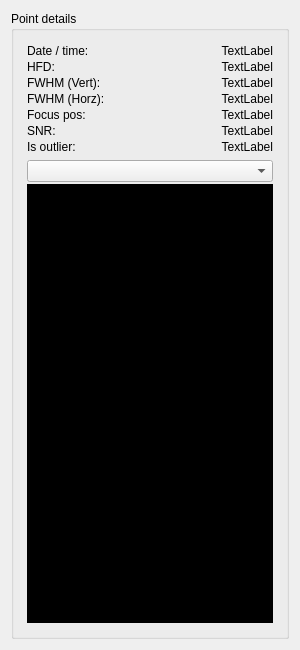
<?xml version="1.0" encoding="UTF-8"?>
<ui version="4.0">
    <class>FocusCurveRecorderPointDetailsPanel</class>
    <widget class="QWidget" name="FocusCurveRecorderPointDetailsPanel">
        <property name="geometry">
            <rect>
                <x>0</x>
                <y>0</y>
                <width>300</width>
                <height>650</height>
            </rect>
        </property>
        <property name="windowTitle">
            <string>Form</string>
        </property>
        <layout class="QGridLayout" name="gridLayout_2">
            <item row="0" column="0">
                <layout class="QGridLayout" name="gridLayout">
                    <item row="0" column="0">
                        <widget class="QGroupBox" name="groupBox">
                            <property name="title">
                                <string>Point details</string>
                            </property>
                            <layout class="QGridLayout" name="gridLayout_4">
                                <item row="0" column="0">
                                    <layout class="QGridLayout" name="gridLayout_3" rowstretch="0,1">
                                        <property name="leftMargin">
                                            <number>2</number>
                                        </property>
                                        <property name="topMargin">
                                            <number>2</number>
                                        </property>
                                        <property name="rightMargin">
                                            <number>2</number>
                                        </property>
                                        <property name="bottomMargin">
                                            <number>2</number>
                                        </property>
                                        <property name="spacing">
                                            <number>2</number>
                                        </property>
                                        <item row="0" column="0">
                                            <layout class="QGridLayout" name="gridLayout_5" columnstretch="0,1">
                                                <property name="leftMargin">
                                                    <number>2</number>
                                                </property>
                                                <property name="topMargin">
                                                    <number>2</number>
                                                </property>
                                                <property name="rightMargin">
                                                    <number>2</number>
                                                </property>
                                                <property name="bottomMargin">
                                                    <number>2</number>
                                                </property>
                                                <property name="spacing">
                                                    <number>2</number>
                                                </property>
                                                <item row="0" column="0">
                                                    <widget class="QLabel" name="label">
                                                        <property name="minimumSize">
                                                            <size>
                                                                <width>100</width>
                                                                <height>0</height>
                                                            </size>
                                                        </property>
                                                        <property name="text">
                                                            <string>Date / time:</string>
                                                        </property>
                                                    </widget>
                                                </item>
                                                <item row="4" column="0">
                                                    <widget class="QLabel" name="label_4">
                                                        <property name="text">
                                                            <string>Focus pos:</string>
                                                        </property>
                                                    </widget>
                                                </item>
                                                <item row="2" column="0">
                                                    <widget class="QLabel" name="label_3">
                                                        <property name="toolTip">
                                                            <string>Full Width Half Maximum</string>
                                                        </property>
                                                        <property name="text">
                                                            <string>FWHM (Vert):</string>
                                                        </property>
                                                    </widget>
                                                </item>
                                                <item row="1" column="0">
                                                    <widget class="QLabel" name="label_2">
                                                        <property name="toolTip">
                                                            <string>Half Flux Diameter</string>
                                                        </property>
                                                        <property name="text">
                                                            <string>HFD:</string>
                                                        </property>
                                                    </widget>
                                                </item>
                                                <item row="4" column="1">
                                                    <widget class="QLabel" name="lblFocusPos">
                                                        <property name="text">
                                                            <string>TextLabel</string>
                                                        </property>
                                                        <property name="alignment">
                                                            <set>Qt::AlignRight|Qt::AlignTrailing|Qt::AlignVCenter</set>
                                                        </property>
                                                    </widget>
                                                </item>
                                                <item row="5" column="1">
                                                    <widget class="QLabel" name="lblSnr">
                                                        <property name="text">
                                                            <string>TextLabel</string>
                                                        </property>
                                                        <property name="alignment">
                                                            <set>Qt::AlignRight|Qt::AlignTrailing|Qt::AlignVCenter</set>
                                                        </property>
                                                    </widget>
                                                </item>
                                                <item row="5" column="0">
                                                    <widget class="QLabel" name="label_5">
                                                        <property name="toolTip">
                                                            <string>Signal-to-noise ratio</string>
                                                        </property>
                                                        <property name="text">
                                                            <string>SNR:</string>
                                                        </property>
                                                    </widget>
                                                </item>
                                                <item row="6" column="0">
                                                    <widget class="QLabel" name="label_6">
                                                        <property name="text">
                                                            <string>Is outlier:</string>
                                                        </property>
                                                    </widget>
                                                </item>
                                                <item row="0" column="1">
                                                    <widget class="QLabel" name="lblDateTime">
                                                        <property name="text">
                                                            <string>TextLabel</string>
                                                        </property>
                                                        <property name="alignment">
                                                            <set>Qt::AlignRight|Qt::AlignTrailing|Qt::AlignVCenter</set>
                                                        </property>
                                                    </widget>
                                                </item>
                                                <item row="1" column="1">
                                                    <widget class="QLabel" name="lblHfd">
                                                        <property name="text">
                                                            <string>TextLabel</string>
                                                        </property>
                                                        <property name="alignment">
                                                            <set>Qt::AlignRight|Qt::AlignTrailing|Qt::AlignVCenter</set>
                                                        </property>
                                                    </widget>
                                                </item>
                                                <item row="6" column="1">
                                                    <widget class="QLabel" name="lblIsOutlier">
                                                        <property name="text">
                                                            <string>TextLabel</string>
                                                        </property>
                                                        <property name="alignment">
                                                            <set>Qt::AlignRight|Qt::AlignTrailing|Qt::AlignVCenter</set>
                                                        </property>
                                                    </widget>
                                                </item>
                                                <item row="2" column="1">
                                                    <widget class="QLabel" name="lblFwhmVert">
                                                        <property name="text">
                                                            <string>TextLabel</string>
                                                        </property>
                                                        <property name="alignment">
                                                            <set>Qt::AlignRight|Qt::AlignTrailing|Qt::AlignVCenter</set>
                                                        </property>
                                                    </widget>
                                                </item>
                                                <item row="3" column="0">
                                                    <widget class="QLabel" name="label_7">
                                                        <property name="text">
                                                            <string>FWHM (Horz):</string>
                                                        </property>
                                                    </widget>
                                                </item>
                                                <item row="3" column="1">
                                                    <widget class="QLabel" name="lblFwhmHorz">
                                                        <property name="text">
                                                            <string>TextLabel</string>
                                                        </property>
                                                        <property name="alignment">
                                                            <set>Qt::AlignRight|Qt::AlignTrailing|Qt::AlignVCenter</set>
                                                        </property>
                                                    </widget>
                                                </item>
                                            </layout>
                                        </item>
                                        <item row="1" column="0">
                                            <layout class="QGridLayout" name="gridLayout_6">
                                                <property name="leftMargin">
                                                    <number>2</number>
                                                </property>
                                                <property name="topMargin">
                                                    <number>2</number>
                                                </property>
                                                <property name="rightMargin">
                                                    <number>2</number>
                                                </property>
                                                <property name="bottomMargin">
                                                    <number>2</number>
                                                </property>
                                                <property name="spacing">
                                                    <number>2</number>
                                                </property>
                                                <item row="0" column="0">
                                                    <widget class="QComboBox" name="comboBox"/>
                                                </item>
                                                <item row="1" column="0">
                                                    <layout class="QGridLayout" name="gridLayout_7">
                                                        <property name="leftMargin">
                                                            <number>0</number>
                                                        </property>
                                                        <property name="topMargin">
                                                            <number>0</number>
                                                        </property>
                                                        <property name="rightMargin">
                                                            <number>0</number>
                                                        </property>
                                                        <property name="bottomMargin">
                                                            <number>0</number>
                                                        </property>
                                                        <property name="spacing">
                                                            <number>0</number>
                                                        </property>
                                                        <item row="0" column="0">
                                                            <widget class="QWidget" name="widget" native="true">
                                                                <property name="styleSheet">
                                                                    <string notr="true">background-color: black;
                                                                    </string>
                                                                </property>
                                                            </widget>
                                                        </item>
                                                    </layout>
                                                </item>
                                            </layout>
                                        </item>
                                    </layout>
                                </item>
                            </layout>
                        </widget>
                    </item>
                </layout>
            </item>
        </layout>
    </widget>
    <resources/>
    <connections/>
</ui>
